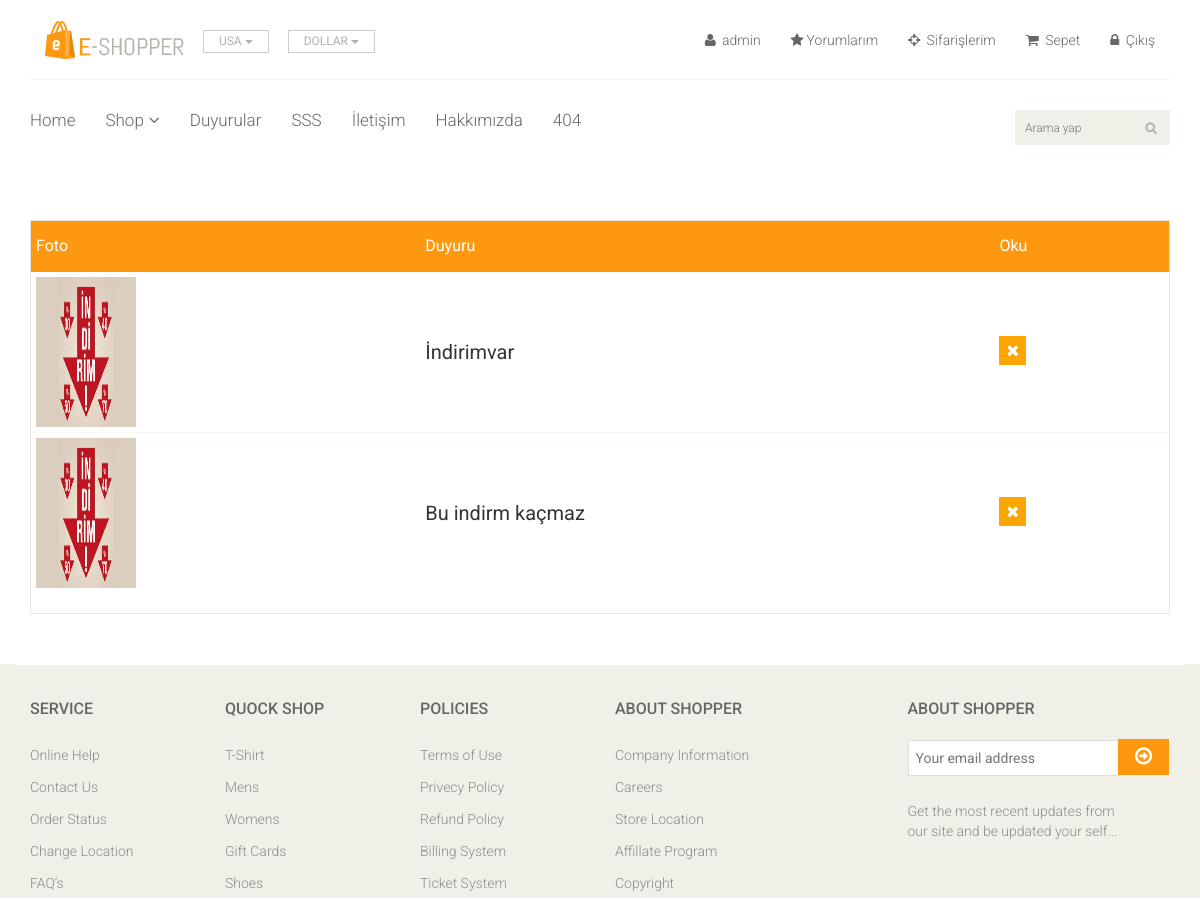
The page /content/ (signed in) on the database its author committed.
### content/models.py (models this page shows, shortened)
class Content(models.Model):
    TYPE = (
        ('menu', 'menu'),
        ('haber', 'haber'),
        ('duyuru', 'duyuru'),
        ('etkinlik', 'etkinlik'),
    )
    STATUS = (
        ('True', 'Evet'),
        ('False', 'Hayır'),
    )
    menu = models.OneToOneField(Menu, null=True, blank=True, on_delete=models.CASCADE)
    title = models.CharField(max_length=158)
    keywords = models.CharField(blank=True, max_length=255)
    description = models.CharField(blank=True, max_length=255)
    image = models.ImageField(blank=True, upload_to='images/')
    detail = RichTextUploadingField()
    slug = models.SlugField(null=False, blank=True)
    type = models.CharField(max_length=10, choices=TYPE)
    status = models.CharField(max_length=10, choices=STATUS)
    create_at = models.DateTimeField(auto_now_add=True)
    update_at = models.DateTimeField(auto_now=True)

### home/views.py (the view)
# urls.py: path(r'content/', views.content, name='content'),
def content(request):
    category = Category.objects.all()
    content = Content.objects.all()
    permision = 0;
    context = {
        'category': category,
        'permision': permision,
        'content': content,
    }
    return render(request, 'content_blog.html', context)

### home/templates/content_blog.html (shortened to what this page needs)
{% extends 'homebase.html' %}
       {% block body %}
           <section id="cart_items">
		<div class="container">
			<div class="table-responsive cart_info">
				<table class="table table-condensed">
					<thead>
						<tr class="cart_menu">
							<td class="">Foto</td>
							<td class="">Duyuru</td>
							<td class="">Oku</td>
							<td></td>
						</tr>
					</thead>
					<tbody>
                    {% for foo in content %}
						<tr>
							<td class="cart_product">
								<a href=""><img src="{{ foo.image.url }}"  style="width: 100px; height: 150px;" alt=""></a>
							</td>
							<td class="cart_description">
								<h4><a href="">{{ foo.title }}</a></h4>
							</td>
							<td class="cart_delete">
								<a class="cart_quantity_delete" href="/contentdetail/{{ foo.id }}" style="background: orange;"><i class="fa fa-times"></i></a>
							</td>
						</tr>
{% endfor %}
					</tbody>
				</table>
			</div>
		</div>
	</section>
{% endblock %}

### home/templates/header.html (shortened to what this page needs)
    {% load static %}
<link rel="stylesheet" href="https://ajax.googleapis.com/ajax/libs/jqueryui/1.11.4/themes/smoothness/jquery-ui.css">
{% include 'css_files.html' %}
    <header >
    <div class="header-middle">
			<div class="container">
				<div class="row">
					<div class="col-md-4 clearfix">
						<div class="logo pull-left">
							<a href="/index"><img src="{% static 'images/home/logo.png' %}"  alt="" /></a>
						</div>
						<div class="btn-group pull-right clearfix">
							<div class="btn-group">
								<button type="button" class="btn btn-default dropdown-toggle usa" data-toggle="dropdown">
									USA
									<span class="caret"></span>
								</button>
							</div>
							<div class="btn-group">
								<button type="button" class="btn btn-default dropdown-toggle usa" data-toggle="dropdown">
									DOLLAR
									<span class="caret"></span>
								</button>
							</div>
						</div>
					</div>
					<div class="col-md-8 clearfix">
						<div class="shop-menu clearfix pull-right">
							<ul class="nav navbar-nav">
                                {% if user.id is not None %}
								<li><a href="/user"><i class="fa fa-user"></i> {{user.username}}</a></li>
								<li><a href="/user/comments"><i class="fa fa-star"></i>Yorumlarım</a></li>
								<li><a href="/user/userorders"><i class="fa fa-crosshairs"></i> Sifarişlerim</a></li>
								<li><a href="/shopcart"><i class="fa fa-shopping-cart"></i> Sepet  {{ request.session.cart_items }} </a></li>
                                <li><a href="/logout"><i class="fa fa-lock"></i> Çıkış </a>   </li>
                            {% else %}
								<li><a href="/login"><i class="fa fa-lock"></i> Giriş</a></li>
                                <li><a href="/singup"><i class="fa fa-sign-in" aria-hidden="true"></i>Kayıt</a></li>
                            {% endif %}
							</ul>
						</div>
					</div>
				</div>
			</div>
		</div>
        <div class="header-bottom">
            <div class="container">
                <div class="row">
                    <div class="col-sm-9">
                        <div class="mainmenu pull-left">
                            <ul class="nav navbar-nav collapse navbar-collapse">
                                <li><a href="/">Home</a></li>
                                <li class="dropdown"><a href="#">Shop<i class="fa fa-angle-down"></i></a>
                                                    {% load mptt_tags %}
                                </li>
                                <li class="dropdown"><a href="/content">Duyurular</a>
                                </li>
                                <li><a href="/faq">SSS</a></li>
                                <li><a href="/contact-us">İletişim</a></li>
                                <li><a href="/about">Hakkımızda</a></li>
                                <li><a href="/404h">404</a></li>
                            </ul>
                        </div>
                    </div>
                 <div class="col-sm-3">
                        <div class="search_box pull-right">
                            <form action="/search/" method="post">
                            <input id="query " name="query" type="text" placeholder="Arama yap"/>
                                </form>
                        </div>
                    </div>
                </div>
            </div>
        </div>
    </header>

### home/static/css/main.css (style rules this page uses)
body { font-family: 'Roboto', sans-serif; position: relative; font-weight: 400px; }
ul li { list-style: none; }
a { -webkit-transition: 300ms; transition: 300ms; }
h1, h2, h3, h4, h5, h6 { font-family: 'Roboto', sans-serif; }
.header-middle .container .row { border-bottom: 1px solid #f5f5f5; margin-left: 0; margin-right: 0; padding-bottom: 20px; padding-top: 20px; }
.usa { border-radius: 0; color: #B4B1AB; font-size: 12px; margin-right: 20px; padding: 2px 15px; margin-top: 10px; }
.shop-menu ul li { display: inline-block; padding-left: 15px; padding-right: 15px; }
.shop-menu ul li:last-child { padding-right: 0; }
.shop-menu ul li a { background: #FFFFFF; color: #696763; font-family: 'Roboto', sans-serif; font-size: 14px; font-weight: 300; padding: 0; padding-right: 0; margin-top: 10px; }
.shop-menu ul li a i { margin-right: 3px; }
.header-bottom { padding-bottom: 30px; padding-top: 30px; }
.navbar-collapse.collapse { padding-left: 0; }
.mainmenu ul li { padding-right: 15px; padding-left: 15px; }
.mainmenu ul li:first-child { padding-left: 0px; }
.mainmenu ul li a { color: #696763; font-family: 'Roboto', sans-serif; font-size: 17px; font-weight: 300; padding: 0; padding-bottom: 10px; }
.search_box input { background: #F0F0E9; border: medium none; color: #B2B2B2; font-family: 'roboto'; font-size: 12px; font-weight: 300; height: 35px; outline: medium none; padding-left: 10px; width: 155px; background-image: url(../images/home/searchicon.png); background-repeat: no-repeat; background-position: 130px; }
.fa-angle-down { padding-left: 5px; }
#cart_items .cart_info { border: 1px solid #E6E4DF; margin-bottom: 50px }
#cart_items .cart_info .cart_menu { background: #FE980F; color: #fff; font-size: 16px; font-family: 'Roboto', sans-serif; font-weight: normal; }
#cart_items .cart_info .table.table-condensed thead tr { height: 51px; }
#cart_items .cart_info .table.table-condensed tr { border-bottom: 1px solid#F7F7F0 }
#cart_items .cart_info .table.table-condensed tr:last-child { border-bottom: 0 }
.cart_info table tr td { border-top: 0 none; vertical-align: inherit; margin-right: 5px; }
#cart_items .cart_info .cart_description h4 { margin-bottom: 0 }
#cart_items .cart_info .cart_description h4 a { color: #363432; font-family: 'Roboto', sans-serif; font-size: 20px; font-weight: normal; }
.cart_product { display: block; }
.cart_delete { display: block; margin-right: -12px; overflow: hidden; }
.cart_delete a { background: #F0F0E9; color: #FFFFFF; padding: 5px 7px; font-size: 16px }

### rows shown on the page
Content: image (picture), title "İndirimvar"
Content: image (picture), title "Bu indirm kaçmaz"

### other values the page prints
{{ user.username }} "admin"
